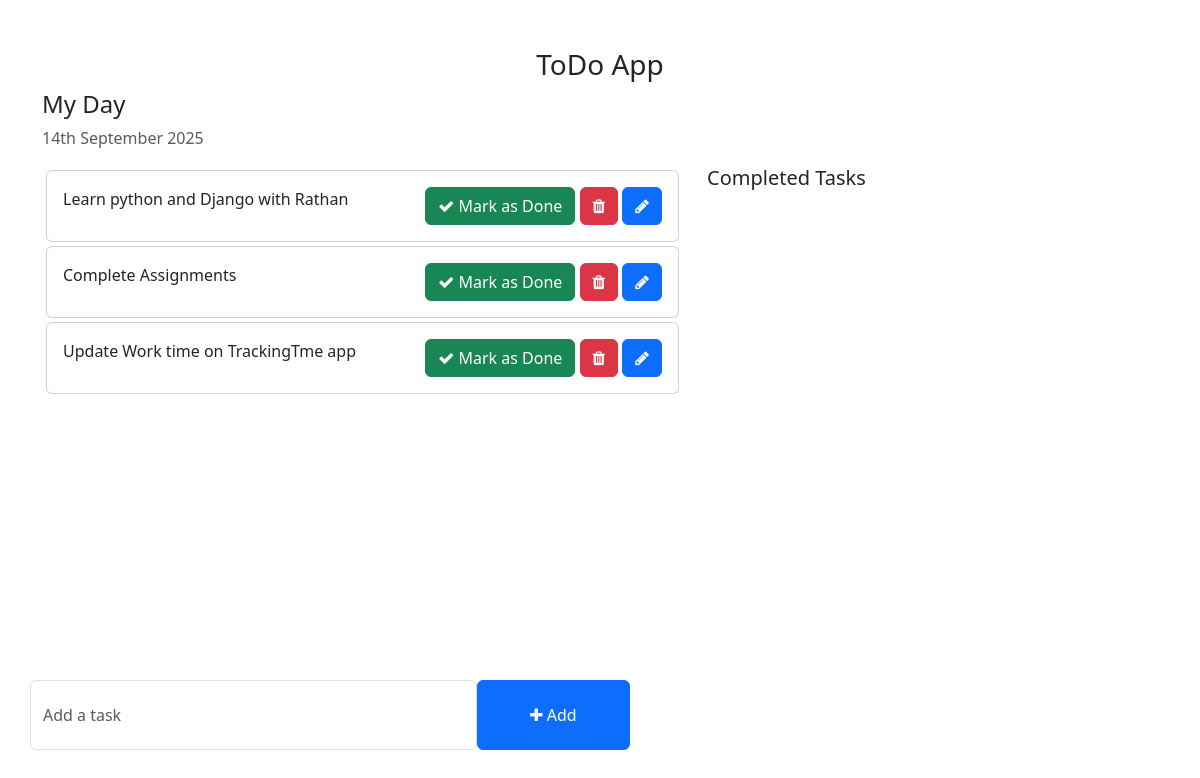
Before: / with the older database file.
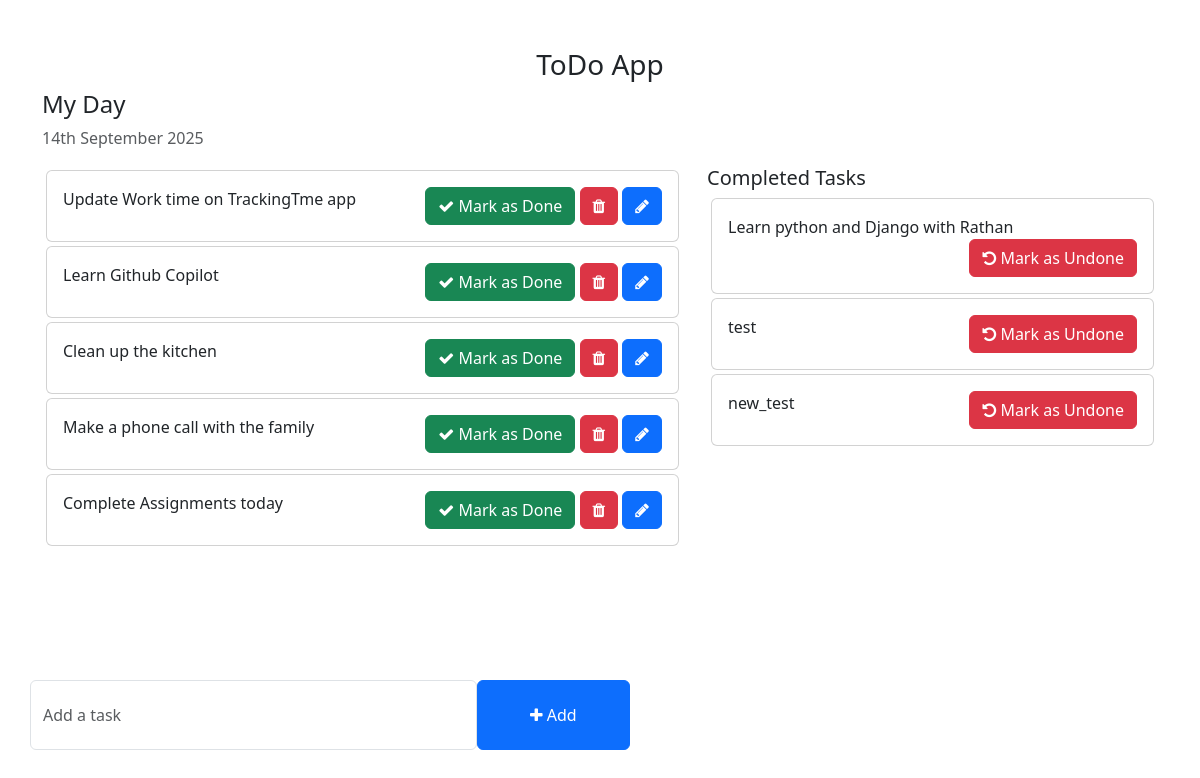
After: the same page with the newer database file.
### todo/models.py (models this page shows, shortened)
class Task(models.Model):
    task = models.CharField(max_length=250)
    is_completed = models.BooleanField(default=False)
    created_at = models.DateTimeField(auto_now_add=True)
    updated_at = models.DateTimeField(auto_now=True)
    deadline = models.DateField(default=timezone.now)
    description = models.TextField(blank=True, null=True)
    class Priority(models.TextChoices):
        LOW = 'low', 'Low'
        MEDIUM = 'medium', 'Medium'
        HIGH = 'high', 'High'
    priority = models.CharField(
        max_length=10,
        choices=Priority.choices,
        default=Priority.MEDIUM,
    )

### todo_main/views.py (the view)
# urls.py: 2. Add a URL to urlpatterns:  path('', views.home, name='home')
def home(request):
    tasks = Task.objects.filter(is_completed=False).order_by('priority')
    completed_tasks = Task.objects.filter(is_completed=True)
    context = {
        'tasks': tasks,
        'completed_tasks': completed_tasks
    }
    return render(request, 'home.html', context)

### todo_main/templates/home.html (shortened to what this page needs)
<!DOCTYPE html>
{% load static %}
<html lang="en">
<head>
    <link href="https://cdn.jsdelivr.net/npm/bootstrap@5.3.0-alpha1/dist/css/bootstrap.min.css" rel="stylesheet">
    <link rel="stylesheet" href="https://cdnjs.cloudflare.com/ajax/libs/font-awesome/4.7.0/css/font-awesome.min.css">
</head>
<body>
    <div class="container">
        <h3 class="pt-5 text-center">ToDo App</h3>
        <div class="row">
            <h4>My Day</h4>
            <p class="text-muted">{% now "jS F Y" %}</p>
            <div class="col-md-7 col-lg-7" style="height: 450px; overflow: scroll;">
                {% for task in tasks %}
                <div class="card m-1">
                    <div class="card-body">
                        {{ task.task }}
                        <span style="position: relative; float: right;">
                            <a href = "{% url 'mark_as_done' task.pk %}" class="btn btn-success"><i class="fa fa-check"></i> Mark as Done</a>
                            <a href = "{% url 'delete_task' task.pk %}" class="btn btn-danger"><i class="fa fa-trash"></i></a>
                            <button class="btn btn-primary" data-bs-toggle="modal" data-bs-target="#editModal{{task.pk}}"><i class="fa fa-pencil"></i></button>
                        </span>
                    </div>
                </div>
                {% endfor %}
            </div>
            <div class="col-md-5 col-lg-5">
                <h5>Completed Tasks</h5>
                 {% for completed_task in completed_tasks %}
                <div class="card m-1">
                    <div class="card-body">
                        {{completed_task.task}}
                        <span style="position: relative; float: right;">
                            <a href = "{% url 'mark_as_undone' completed_task.pk %}" class="btn btn-danger"><i class="fa fa-undo"></i> Mark as Undone</a>
                        </span>
                    </div>
                </div>
                {% endfor %}
            </div>
        </div>
        <div class="row">
            <div class="col-md-6 col-lg-6 p-0" style="position: absolute; bottom: 50px;">
                <form action="{% url 'addTask' %}" method="POST">
                    <div class="form-group">
                        <span style="display: flex;">
                            <input type="text" class="form-control" name="task" placeholder="Add a task" required>
                            <button type="submit" class="btn btn-primary" style="width: 200px;"><i class="fa fa-plus"></i> Add</button>
                        </span>
                    </div>
                </form>
            </div>
        </div>
    </div>
</body>
</html>

### todo_main/templates/home.html (style rules this page uses)
.form-control { padding: 1.375rem .75rem !important; }

Changed rows visible on the page:
removed Task: task "Complete Assignments", shown under "My Day"
added Task: task "Learn Github Copilot", shown under "My Day"
added Task: task "Clean up the kitchen", shown under "My Day"
added Task: task "Make a phone call with the family", shown under "My Day"
added Task: task "Complete Assignments today", shown under "My Day"
changed Task "Learn python and Django with Rathan": moves from the list under "My Day" to the list under "Completed Tasks"
added Task: task "test", shown under "Completed Tasks"
added Task: task "new_test", shown under "Completed Tasks"
